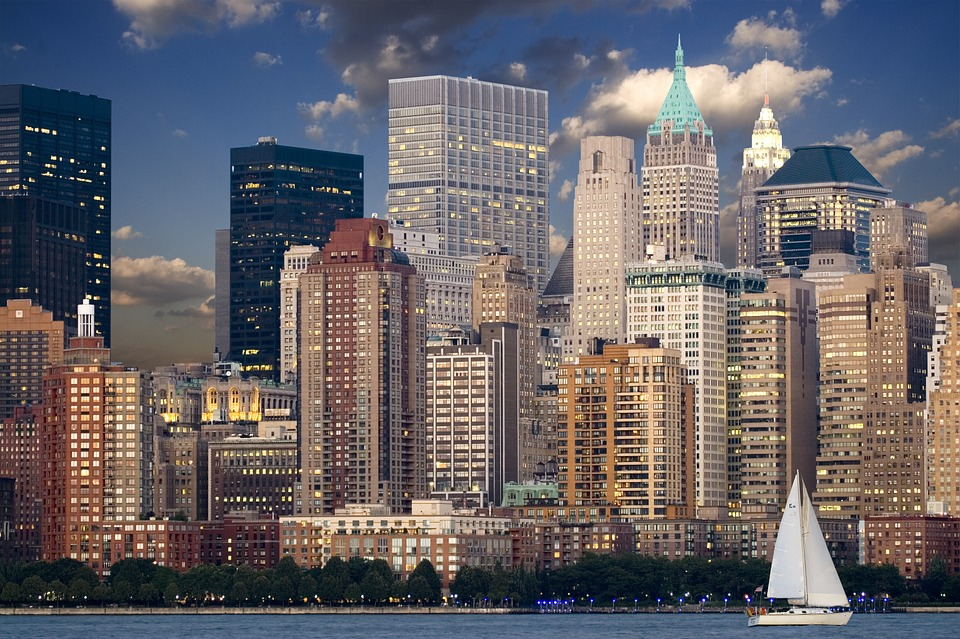
#> input picture trdg/images/city.jpg, 960 x 639 px
$ python demo.py
#> lines starting #> are read from the running program, lines starting #| are printed output that depends on the picture
import numpy as np
import random
import cv2

# [40 lines left out: functions sp_noise, gauss_noise, not called in this run]
    # [9 lines of commented-out code are left out]
from PIL import Image
import random as rnd
import math
# [43 lines left out: functions quasicrystal, gauss_noise_customized, not called in this run]


# [6 lines of commented-out code are left out]

import numpy as np
import cv2
# [64 lines left out: functions gaussian, sp_noise, shadow_light, not called in this run]

    # [21 lines of commented-out code are left out]
image=Image.open('images/city.jpg')
#> image is the input picture: PIL image 960x639 RGB; mean R, G, B 104.1, 100.3, 104.5
# shadow_light(image.convert('RGBA')).show()
# shadow_light(image.convert('RGBA'))
# # img = cv2.cvtColor(np.asarray(image),cv2.COLOR_RGB2RGBA)
# # print(img.shape)
# # print(image.mode)
# # image=sp_noise(img,0.03)
# # image=gauss_noise_customized(image.convert("RGBA"))
# img_rgba=image.convert('RGBA')
# print(np.arra)
# gauss_noise_customized(image).show()

# import cv2
# import numpy as np

# Some input images
mask_img=Image.open('images/mask/2.png')
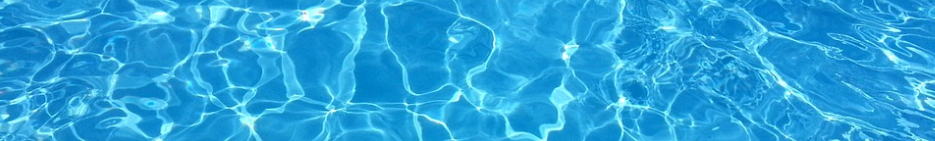
#> input picture trdg/images/mask/2.png, 935 x 141 px
#> mask_img is the input picture: PIL image 935x141 RGBA; mean R, G, B, A 41.5, 162.6, 219, 255
img=Image.open('images/yyzz/b3.png')
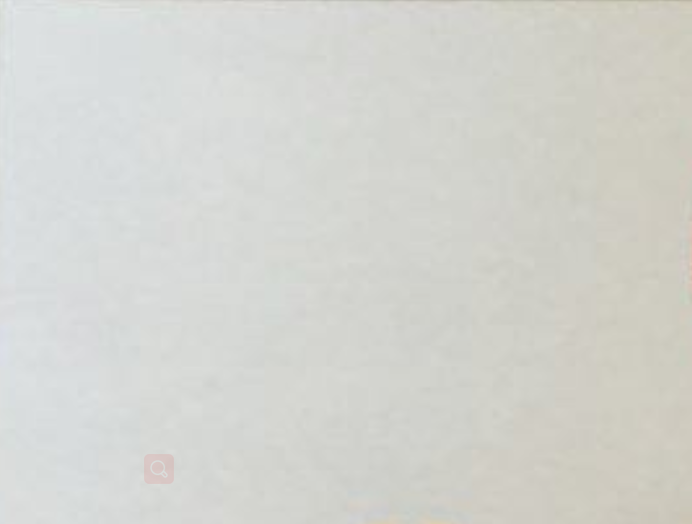
#> input picture trdg/images/yyzz/b3.png, 692 x 524 px
#> img is the input picture: PIL image 692x524 RGBA; mean R, G, B, A 211.7, 212.6, 207.6, 255
width=min(mask_img.size[0],img.size[0])
#> width = 692
height=min(mask_img.size[1],img.size[1])
#> height = 141
# mask_img=mask_img.resize((width,height))
# img=img.resize((width,height))
img=img.resize((200,100))
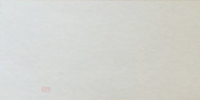
#> img: PIL image 200x100 RGBA; mean R, G, B, A 211.7, 212.6, 207.7, 255
mask_img=mask_img.resize((200,100))
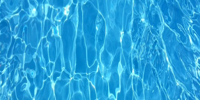
#> mask_img: PIL image 200x100 RGBA; mean R, G, B, A 41.5, 162.6, 219, 255

# mask_img = cv2.resize(cv2.imread('images/city.jpg'), (400, 300))
# img = cv2.resize(cv2.imread('images/yyzz/b3.png'), (400, 300))
# print(mask_img.shape)
mask_img=np.array(mask_img)
img=np.array(img)
if mask_img.shape[2]==3:
    mask_img=cv2.cvtColor(mask_img,cv2.COLOR_RGB2RGBA)
if img.shape[2]==3:
    img=cv2.cvtColor(img,cv2.COLOR_RGB2RGBA)
mask_img=mask_img/255
#> mask_img: shape (100, 200, 4) float64
img=img/255
#> img: shape (100, 200, 4) float64
print(mask_img.shape,img.shape)
#| (100, 200, 4) (100, 200, 4)
left_line=np.linspace(0,0.3,int(mask_img.shape[1]/2))
#> left_line = 100 values from 0 to 0.3
right_lie=np.linspace(0.3,0,int(mask_img.shape[1]/2))

mask_line=np.concatenate((left_line,right_lie))
# Generate blend masks, here: linear, horizontal fading from 1 to 0 and from 0 to 1
# mask1 = np.repeat(np.tile(np.linspace(0.1, 0.3, mask_img.shape[1]), (mask_img.shape[0], 1))[:, :, np.newaxis], 3, axis=2)
mask1 = np.repeat(np.tile(mask_line, (mask_img.shape[0], 1))[:, :, np.newaxis], 4, axis=2)
# mask2 = np.repeat(np.tile(np.linspace(0, 1, img.shape[1]), (img.shape[0], 1))[:, :, np.newaxis], 3, axis=2)
# print(mask1.shape)

# cv2.imshow('mask1', mask1)

final=mask_img*mask1+img
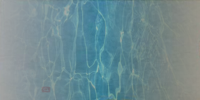
#> final: shape (100, 200, 4) float64; mean R, G, B, A 0.854, 0.931, 0.944, 1.15; transparent parts drawn white
final=np.clip(final,0,1)
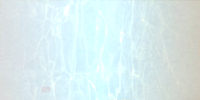
#> final: shape (100, 200, 4) float64; mean R, G, B, A 0.854, 0.927, 0.931, 1
final=np.uint8(final*255)
Image.fromarray(final).show()
# [80 lines of commented-out code are left out]
